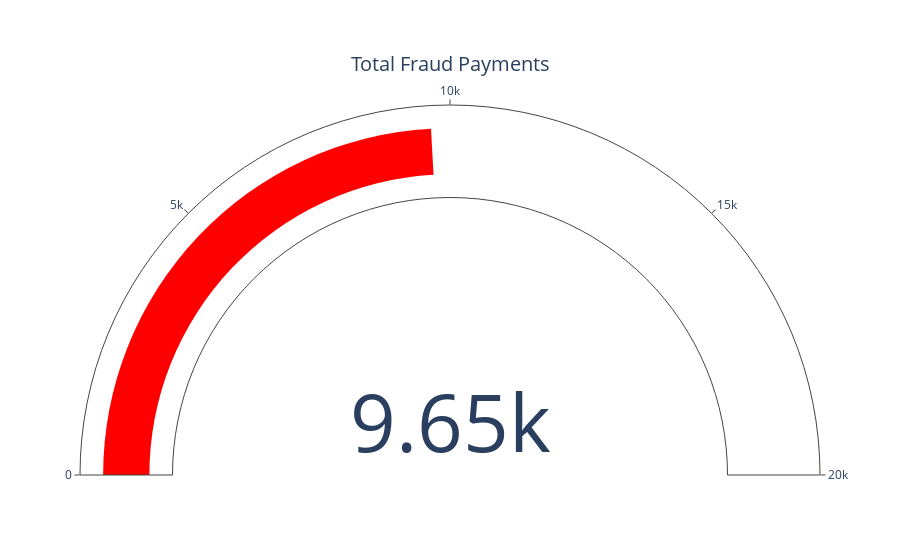

The notebook cell this image was saved under:
### Code cell
fraud_kpi

### Figure 1 — Plotly figure (JSON) as saved in the notebook; plotly's stock layout.template omitted (floating-point values rounded to 4 significant figures)
{"data": [{"domain": {"x": [0, 1], "y": [0, 1]}, "gauge": {"axis": {"range": [0, 20000]}, "bar": {"color": "red"}}, "mode": "gauge+number", "title": {"text": "Total Fraud Payments"}, "type": "indicator", "value": 9651}], "layout": {}}
